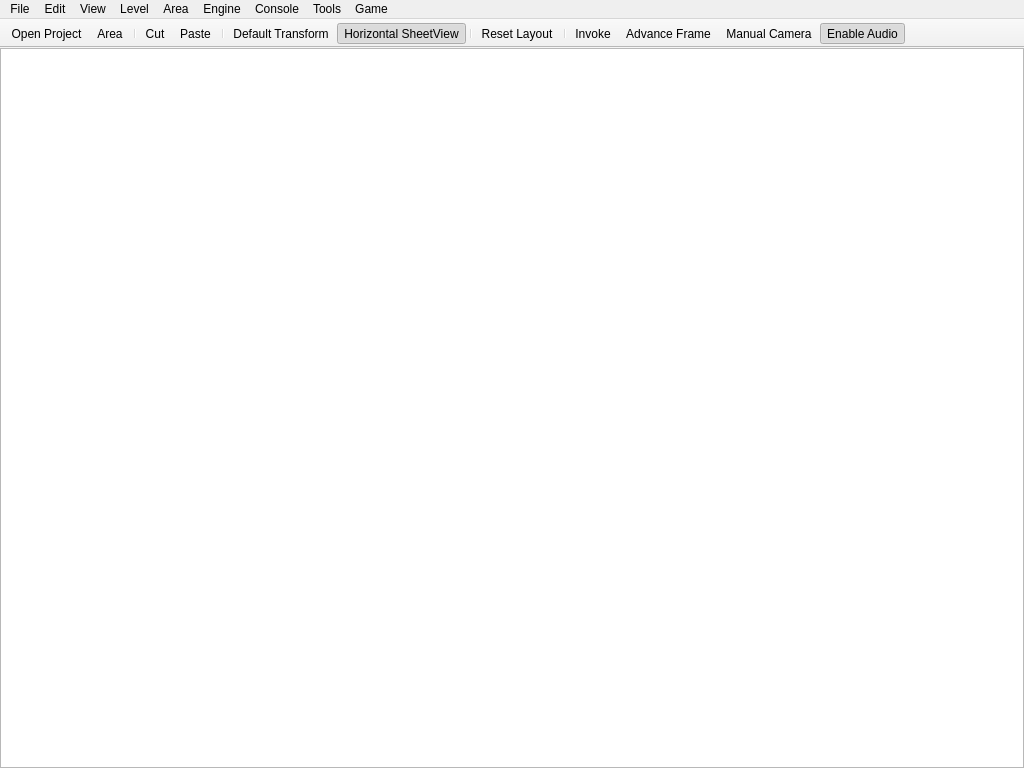
<?xml version="1.0" encoding="UTF-8"?>
<ui version="4.0">
 <class>ESToolkit</class>
 <widget class="QMainWindow" name="ESToolkit">
  <property name="geometry">
   <rect>
    <x>0</x>
    <y>0</y>
    <width>1024</width>
    <height>768</height>
   </rect>
  </property>
  <property name="minimumSize">
   <size>
    <width>5</width>
    <height>0</height>
   </size>
  </property>
  <property name="focusPolicy">
   <enum>Qt::ClickFocus</enum>
  </property>
  <property name="windowTitle">
   <string>overwritten programmatically</string>
  </property>
  <property name="windowIcon">
   <iconset resource="../../resource/resource.qrc">
    <normaloff>:/estk/images/estk.ico</normaloff>:/estk/images/estk.ico</iconset>
  </property>
  <property name="accessibleName">
   <string>ESToolkit</string>
  </property>
  <property name="toolButtonStyle">
   <enum>Qt::ToolButtonFollowStyle</enum>
  </property>
  <property name="animated">
   <bool>false</bool>
  </property>
  <property name="tabShape">
   <enum>QTabWidget::Rounded</enum>
  </property>
  <property name="dockNestingEnabled">
   <bool>true</bool>
  </property>
  <property name="unifiedTitleAndToolBarOnMac">
   <bool>false</bool>
  </property>
  <widget class="QWidget" name="centralWidget">
   <property name="sizePolicy">
    <sizepolicy hsizetype="Expanding" vsizetype="Expanding">
     <horstretch>0</horstretch>
     <verstretch>0</verstretch>
    </sizepolicy>
   </property>
   <layout class="QGridLayout" name="gridLayout">
    <property name="leftMargin">
     <number>0</number>
    </property>
    <property name="topMargin">
     <number>0</number>
    </property>
    <property name="rightMargin">
     <number>0</number>
    </property>
    <property name="bottomMargin">
     <number>0</number>
    </property>
    <property name="spacing">
     <number>0</number>
    </property>
    <item row="1" column="0">
     <widget class="MapView" name="mapView">
      <property name="focusPolicy">
       <enum>Qt::ClickFocus</enum>
      </property>
      <property name="toolTipDuration">
       <number>2</number>
      </property>
      <property name="alignment">
       <set>Qt::AlignHCenter|Qt::AlignTop</set>
      </property>
      <property name="transformationAnchor">
       <enum>QGraphicsView::AnchorUnderMouse</enum>
      </property>
      <property name="viewportUpdateMode">
       <enum>QGraphicsView::SmartViewportUpdate</enum>
      </property>
     </widget>
    </item>
   </layout>
  </widget>
  <widget class="QMenuBar" name="menuBar">
   <property name="geometry">
    <rect>
     <x>0</x>
     <y>0</y>
     <width>1024</width>
     <height>22</height>
    </rect>
   </property>
   <widget class="QMenu" name="menuFile">
    <property name="enabled">
     <bool>true</bool>
    </property>
    <property name="title">
     <string>File</string>
    </property>
    <widget class="QMenu" name="menuOpen">
     <property name="title">
      <string>Open</string>
     </property>
     <addaction name="actionFileOpenProject"/>
     <addaction name="actionPrevious_Project"/>
    </widget>
    <widget class="QMenu" name="menuSave">
     <property name="title">
      <string>Save</string>
     </property>
     <addaction name="actionFileSaveCurrentArea"/>
    </widget>
    <widget class="QMenu" name="menuClose">
     <property name="title">
      <string>Close</string>
     </property>
     <addaction name="actionFileCloseProject"/>
    </widget>
    <widget class="QMenu" name="menuNew">
     <property name="title">
      <string>New</string>
     </property>
     <addaction name="actionFileNewLevel"/>
     <addaction name="actionFileNewArea"/>
    </widget>
    <widget class="QMenu" name="menuReload">
     <property name="focusPolicy">
      <enum>Qt::StrongFocus</enum>
     </property>
     <property name="title">
      <string>Reload</string>
     </property>
     <addaction name="actionReloadProject"/>
    </widget>
    <addaction name="menuNew"/>
    <addaction name="separator"/>
    <addaction name="menuOpen"/>
    <addaction name="menuClose"/>
    <addaction name="menuReload"/>
    <addaction name="separator"/>
    <addaction name="menuSave"/>
    <addaction name="separator"/>
    <addaction name="actionFileQuit"/>
   </widget>
   <widget class="QMenu" name="menuView">
    <property name="title">
     <string>View</string>
    </property>
    <widget class="QMenu" name="menuResolution">
     <property name="title">
      <string>Resolution</string>
     </property>
     <addaction name="action480p"/>
     <addaction name="action720p"/>
     <addaction name="actionDynamic"/>
    </widget>
    <widget class="QMenu" name="menuSheet_Texture">
     <property name="title">
      <string>Main Texture</string>
     </property>
     <addaction name="actionTilesheet"/>
     <addaction name="actionNormalsheet"/>
     <addaction name="actionSpecularsheet"/>
    </widget>
    <widget class="QMenu" name="menuActive_Textures">
     <property name="title">
      <string>Enable Textures</string>
     </property>
     <addaction name="actionTile_Map"/>
     <addaction name="actionNormal_Map"/>
     <addaction name="actionSpecular_Map"/>
    </widget>
    <widget class="QMenu" name="menuDynamic_Lighting">
     <property name="title">
      <string>Dynamic Lighting</string>
     </property>
     <addaction name="actionLights"/>
     <addaction name="actionShadows"/>
     <addaction name="actionBloom"/>
    </widget>
    <addaction name="actionAsset_View"/>
    <addaction name="actionSheet_View"/>
    <addaction name="actionLayer_View"/>
    <addaction name="actionSelection_View"/>
    <addaction name="actionEntity_View"/>
    <addaction name="actionCamera_View"/>
    <addaction name="actionHistory_View"/>
    <addaction name="actionVMU_View"/>
    <addaction name="separator"/>
    <addaction name="actionReset_Layout"/>
    <addaction name="separator"/>
    <addaction name="actionMap_Background"/>
    <addaction name="menuResolution"/>
    <addaction name="menuSheet_Texture"/>
    <addaction name="menuActive_Textures"/>
    <addaction name="actionHidden_Entities"/>
    <addaction name="actionHidden_Levels"/>
    <addaction name="separator"/>
    <addaction name="menuDynamic_Lighting"/>
    <addaction name="separator"/>
    <addaction name="actionToggle_Fullscreen"/>
   </widget>
   <widget class="QMenu" name="menuLevel">
    <property name="enabled">
     <bool>true</bool>
    </property>
    <property name="title">
     <string>Level</string>
    </property>
    <widget class="QMenu" name="menuNormal_Maps">
     <property name="title">
      <string>Normal Maps</string>
     </property>
     <addaction name="actionScatter"/>
     <addaction name="actionGather"/>
    </widget>
    <widget class="QMenu" name="menuSpecular_Maps">
     <property name="title">
      <string>Specular Maps</string>
     </property>
     <addaction name="actionScatter_2"/>
     <addaction name="actionGather_2"/>
    </widget>
    <addaction name="actionReload_2"/>
    <addaction name="actionLevelRemove"/>
    <addaction name="actionLevelReloadSheets"/>
    <addaction name="menuNormal_Maps"/>
    <addaction name="menuSpecular_Maps"/>
    <addaction name="separator"/>
   </widget>
   <widget class="QMenu" name="menuArea">
    <property name="title">
     <string>Area</string>
    </property>
    <addaction name="actionAreaAddEntity"/>
    <addaction name="actionReload"/>
    <addaction name="actionAreaRemove"/>
    <addaction name="separator"/>
    <addaction name="actionScreenshot"/>
   </widget>
   <widget class="QMenu" name="menuEdit">
    <property name="enabled">
     <bool>true</bool>
    </property>
    <property name="title">
     <string>Edit</string>
    </property>
    <addaction name="actionUndo"/>
    <addaction name="actionRedo"/>
    <addaction name="actionCopy"/>
    <addaction name="actionSelect_All"/>
    <addaction name="actionDelete_Selection"/>
    <addaction name="separator"/>
    <addaction name="actionSelect_Eraser"/>
   </widget>
   <widget class="QMenu" name="menuEngine">
    <property name="title">
     <string>Engine</string>
    </property>
    <widget class="QMenu" name="menuSelect_Platform">
     <property name="title">
      <string>Select Platform</string>
     </property>
     <property name="toolTipsVisible">
      <bool>false</bool>
     </property>
     <addaction name="actionNix"/>
     <addaction name="actionWindows"/>
     <addaction name="actionMac_OS_X"/>
     <addaction name="actionDreamcast"/>
     <addaction name="actionIPhone_iPad"/>
     <addaction name="actionIOS_Simulator"/>
     <addaction name="actionAndroid_Device"/>
    </widget>
    <addaction name="actionInvoke"/>
    <addaction name="menuSelect_Platform"/>
    <addaction name="actionReload_Shaders"/>
    <addaction name="separator"/>
    <addaction name="actionEngine_Settings"/>
    <addaction name="actionInput_Device_Dump"/>
    <addaction name="actionTexture_Dump"/>
    <addaction name="actionAudio_Dump"/>
    <addaction name="actionLua_Manager_Dump"/>
    <addaction name="actionPerformance_Monitor_Dump"/>
    <addaction name="actionAdd_Player"/>
    <addaction name="actionRemove_Player"/>
    <addaction name="actionConnectEVMUTcp"/>
   </widget>
   <widget class="QMenu" name="menuConsole">
    <property name="title">
     <string>Console</string>
    </property>
    <addaction name="separator"/>
    <addaction name="actionClear"/>
    <addaction name="actionReset_Stack_Depth"/>
   </widget>
   <widget class="QMenu" name="menuTools">
    <property name="title">
     <string>Tools</string>
    </property>
    <addaction name="actionSheet_Manager"/>
    <addaction name="actionGitLab_Manager"/>
    <addaction name="actionPerformance_Monitor"/>
    <addaction name="actionDocumentation"/>
    <addaction name="actionGenerate_VMU_Icons"/>
   </widget>
   <widget class="QMenu" name="menuGame">
    <property name="title">
     <string>Game</string>
    </property>
    <widget class="QMenu" name="menuParty">
     <property name="title">
      <string>Party</string>
     </property>
     <addaction name="actionAdd"/>
     <addaction name="actionRemove"/>
    </widget>
    <addaction name="menuParty"/>
   </widget>
   <addaction name="menuFile"/>
   <addaction name="menuEdit"/>
   <addaction name="menuView"/>
   <addaction name="menuLevel"/>
   <addaction name="menuArea"/>
   <addaction name="menuEngine"/>
   <addaction name="menuConsole"/>
   <addaction name="menuTools"/>
   <addaction name="menuGame"/>
  </widget>
  <widget class="QToolBar" name="mainToolBar">
   <property name="windowTitle">
    <string>ToolBar</string>
   </property>
   <property name="movable">
    <bool>false</bool>
   </property>
   <property name="floatable">
    <bool>false</bool>
   </property>
   <attribute name="toolBarArea">
    <enum>TopToolBarArea</enum>
   </attribute>
   <attribute name="toolBarBreak">
    <bool>false</bool>
   </attribute>
   <addaction name="actionFileOpenProject"/>
   <addaction name="actionFileSaveCurrentArea"/>
   <addaction name="separator"/>
   <addaction name="actionCut"/>
   <addaction name="actionPaste"/>
   <addaction name="separator"/>
   <addaction name="actionDefault_Transform"/>
   <addaction name="actionHorizontal_SheetView"/>
   <addaction name="separator"/>
   <addaction name="actionReset_Layout"/>
   <addaction name="separator"/>
   <addaction name="actionInvoke"/>
   <addaction name="actionAdvance_Frame"/>
   <addaction name="actionManual_Camera"/>
   <addaction name="actionEnable_Audio"/>
  </widget>
  <action name="actionFileQuit">
   <property name="text">
    <string>Quit</string>
   </property>
   <property name="menuRole">
    <enum>QAction::NoRole</enum>
   </property>
  </action>
  <action name="actionLevelRemove">
   <property name="text">
    <string>Remove</string>
   </property>
   <property name="toolTip">
    <string>Remove Level</string>
   </property>
  </action>
  <action name="actionLevelReloadSheets">
   <property name="text">
    <string>Reload Sheets</string>
   </property>
  </action>
  <action name="actionAreaRemove">
   <property name="text">
    <string>Remove</string>
   </property>
   <property name="toolTip">
    <string>Remove Area</string>
   </property>
  </action>
  <action name="actionAreaAddEntity">
   <property name="text">
    <string>Add Entity</string>
   </property>
  </action>
  <action name="actionDebugViewLog">
   <property name="text">
    <string>View Log</string>
   </property>
   <property name="toolTip">
    <string>View Debug Log</string>
   </property>
   <property name="shortcut">
    <string>Ctrl+D</string>
   </property>
  </action>
  <action name="actionFileOpenProject">
   <property name="icon">
    <iconset resource="../../resource/resource.qrc">
     <normaloff>:/toolbar/images/openIcon.png</normaloff>
     <activeoff>:/toolbar/images/openIconColor.png</activeoff>:/toolbar/images/openIcon.png</iconset>
   </property>
   <property name="text">
    <string>Open Project...</string>
   </property>
   <property name="toolTip">
    <string>Load Project (CTL/CMD+L)</string>
   </property>
   <property name="shortcut">
    <string>Ctrl+L</string>
   </property>
   <property name="shortcutContext">
    <enum>Qt::WindowShortcut</enum>
   </property>
  </action>
  <action name="actionFileCloseProject">
   <property name="text">
    <string>Project</string>
   </property>
   <property name="toolTip">
    <string>Close Project</string>
   </property>
  </action>
  <action name="actionFileSaveCurrentProject">
   <property name="icon">
    <iconset resource="../../resource/resource.qrc">
     <normaloff>:/toolbar/images/saveIcon.png</normaloff>
     <activeoff>:/toolbar/images/saveIconColor.png</activeoff>:/toolbar/images/saveIcon.png</iconset>
   </property>
   <property name="text">
    <string>Project</string>
   </property>
   <property name="toolTip">
    <string>Save Project</string>
   </property>
  </action>
  <action name="actionFileSaveCurrentLevel">
   <property name="icon">
    <iconset resource="../../resource/resource.qrc">
     <normaloff>:/toolbar/images/saveIcon.png</normaloff>
     <activeoff>:/toolbar/images/saveIconColor.png</activeoff>:/toolbar/images/saveIcon.png</iconset>
   </property>
   <property name="text">
    <string>Level</string>
   </property>
   <property name="toolTip">
    <string>Save Level</string>
   </property>
  </action>
  <action name="actionFileSaveCurrentArea">
   <property name="icon">
    <iconset resource="../../resource/resource.qrc">
     <normaloff>:/toolbar/images/saveIcon.png</normaloff>
     <activeoff>:/toolbar/images/saveIconColor.png</activeoff>:/toolbar/images/saveIcon.png</iconset>
   </property>
   <property name="text">
    <string>Area</string>
   </property>
   <property name="toolTip">
    <string>Save Current Area (CTRL/CMD+S)</string>
   </property>
   <property name="shortcut">
    <string>Ctrl+S</string>
   </property>
  </action>
  <action name="actionEntityRemove">
   <property name="text">
    <string>Remove</string>
   </property>
   <property name="toolTip">
    <string>Remove Entity</string>
   </property>
  </action>
  <action name="actionEntityAttachAnimation">
   <property name="text">
    <string>Animation</string>
   </property>
   <property name="toolTip">
    <string>Attach Animation Component</string>
   </property>
  </action>
  <action name="actionEntityAttachCollidable">
   <property name="text">
    <string>Collidable</string>
   </property>
   <property name="toolTip">
    <string>Attach Collidable Component</string>
   </property>
  </action>
  <action name="actionEntityAttachWarp">
   <property name="text">
    <string>Warp</string>
   </property>
   <property name="toolTip">
    <string>Attach Warp Component</string>
   </property>
  </action>
  <action name="actionEntityAttachItem">
   <property name="text">
    <string>Item</string>
   </property>
   <property name="toolTip">
    <string>Attach Item Component</string>
   </property>
  </action>
  <action name="actionEntityAttachCharacter">
   <property name="text">
    <string>Character</string>
   </property>
   <property name="toolTip">
    <string>Attach Character Component</string>
   </property>
  </action>
  <action name="actionEntityAttachFriendly">
   <property name="text">
    <string>Friendly</string>
   </property>
   <property name="toolTip">
    <string>Attach Friendly Component</string>
   </property>
  </action>
  <action name="actionEntityAttachEnemy">
   <property name="text">
    <string>Enemy</string>
   </property>
   <property name="toolTip">
    <string>Attach Enemy Component</string>
   </property>
  </action>
  <action name="actionEntityRemoveAnimation">
   <property name="text">
    <string>Animation</string>
   </property>
   <property name="toolTip">
    <string>Remove Animation Component</string>
   </property>
  </action>
  <action name="actionEntityRemoveCollidable">
   <property name="text">
    <string>Collidable</string>
   </property>
   <property name="toolTip">
    <string>Remove Collidable Component</string>
   </property>
  </action>
  <action name="actionEntityRemoveWarp">
   <property name="text">
    <string>Warp</string>
   </property>
   <property name="toolTip">
    <string>Remove Warp Component</string>
   </property>
  </action>
  <action name="actionEntityRemoveItem">
   <property name="text">
    <string>Item</string>
   </property>
   <property name="toolTip">
    <string>Remove Item Component</string>
   </property>
  </action>
  <action name="actionEntityRemoveCharacter">
   <property name="text">
    <string>Character</string>
   </property>
   <property name="toolTip">
    <string>Remove Character Component</string>
   </property>
  </action>
  <action name="actionEntityRemoveFriendly">
   <property name="text">
    <string>Friendly</string>
   </property>
   <property name="toolTip">
    <string>Remove Friendly Component</string>
   </property>
  </action>
  <action name="actionEntityRemoveEnemy">
   <property name="text">
    <string>Enemy</string>
   </property>
   <property name="toolTip">
    <string>Remove Enemy Component</string>
   </property>
  </action>
  <action name="actionUndo">
   <property name="text">
    <string>Undo</string>
   </property>
   <property name="shortcut">
    <string>Ctrl+Z</string>
   </property>
  </action>
  <action name="actionRedo">
   <property name="text">
    <string>Redo</string>
   </property>
   <property name="shortcut">
    <string>Ctrl+Y</string>
   </property>
  </action>
  <action name="actionEntityAttachRenderable">
   <property name="text">
    <string>Renderable</string>
   </property>
   <property name="toolTip">
    <string>Attach Renderable Component</string>
   </property>
  </action>
  <action name="actionEntityRemoveRenderable">
   <property name="text">
    <string>Renderable</string>
   </property>
   <property name="toolTip">
    <string>Remove Renderable Component</string>
   </property>
  </action>
  <action name="actionFileNewLevel">
   <property name="text">
    <string>Level...</string>
   </property>
   <property name="toolTip">
    <string>New Level...</string>
   </property>
  </action>
  <action name="actionFileNewArea">
   <property name="text">
    <string>Area...</string>
   </property>
   <property name="toolTip">
    <string>New Area...</string>
   </property>
  </action>
  <action name="actionInvoke">
   <property name="checkable">
    <bool>true</bool>
   </property>
   <property name="icon">
    <iconset resource="../../resource/resource.qrc">
     <normaloff>:/toolbar/images/invokeIcon.png</normaloff>
     <normalon>:/toolbar/images/stopIcon.png</normalon>
     <activeoff>:/toolbar/images/invokeIconColor.png</activeoff>:/toolbar/images/invokeIcon.png</iconset>
   </property>
   <property name="text">
    <string>Invoke...</string>
   </property>
   <property name="toolTip">
    <string>Play/Stop Current Area (F5)</string>
   </property>
   <property name="shortcut">
    <string>F5</string>
   </property>
  </action>
  <action name="actionNix">
   <property name="checkable">
    <bool>true</bool>
   </property>
   <property name="icon">
    <iconset resource="../../resource/resource.qrc">
     <normaloff>:/toolbar/images/unixIcon.png</normaloff>:/toolbar/images/unixIcon.png</iconset>
   </property>
   <property name="text">
    <string>Nix</string>
   </property>
  </action>
  <action name="actionWindows">
   <property name="checkable">
    <bool>true</bool>
   </property>
   <property name="icon">
    <iconset resource="../../resource/resource.qrc">
     <normaloff>:/toolbar/images/windowsIcon.png</normaloff>:/toolbar/images/windowsIcon.png</iconset>
   </property>
   <property name="text">
    <string>Windows</string>
   </property>
  </action>
  <action name="actionMac_OS_X">
   <property name="checkable">
    <bool>true</bool>
   </property>
   <property name="icon">
    <iconset resource="../../resource/resource.qrc">
     <normaloff>:/toolbar/images/macIcon.png</normaloff>:/toolbar/images/macIcon.png</iconset>
   </property>
   <property name="text">
    <string>Mac OS X</string>
   </property>
  </action>
  <action name="actionDreamcast">
   <property name="checkable">
    <bool>true</bool>
   </property>
   <property name="icon">
    <iconset resource="../../resource/resource.qrc">
     <normaloff>:/toolbar/images/dreamcastIcon.png</normaloff>:/toolbar/images/dreamcastIcon.png</iconset>
   </property>
   <property name="text">
    <string>Dreamcast</string>
   </property>
  </action>
  <action name="actionIPhone_iPad">
   <property name="checkable">
    <bool>true</bool>
   </property>
   <property name="icon">
    <iconset resource="../../resource/resource.qrc">
     <normaloff>:/toolbar/images/ios_logo.png</normaloff>:/toolbar/images/ios_logo.png</iconset>
   </property>
   <property name="text">
    <string>iPhone/iPad Device</string>
   </property>
  </action>
  <action name="actionPan">
   <property name="checkable">
    <bool>true</bool>
   </property>
   <property name="icon">
    <iconset resource="../../resource/resource.qrc">
     <normaloff>:/toolbar/images/panIcon.png</normaloff>
     <activeoff>:/toolbar/images/panIconColor.png</activeoff>:/toolbar/images/panIcon.png</iconset>
   </property>
   <property name="text">
    <string>Pan</string>
   </property>
   <property name="toolTip">
    <string>Pan</string>
   </property>
   <property name="shortcut">
    <string>P</string>
   </property>
  </action>
  <action name="actionZoom">
   <property name="checkable">
    <bool>true</bool>
   </property>
   <property name="icon">
    <iconset resource="../../resource/resource.qrc">
     <normaloff>:/toolbar/images/zoomIcon.png</normaloff>
     <activeoff>:/toolbar/images/zoomIconColor.png</activeoff>:/toolbar/images/zoomIcon.png</iconset>
   </property>
   <property name="text">
    <string>Zoom</string>
   </property>
   <property name="toolTip">
    <string>Zoom</string>
   </property>
   <property name="shortcut">
    <string>Z</string>
   </property>
  </action>
  <action name="actionEnable_OpenGL">
   <property name="checkable">
    <bool>true</bool>
   </property>
   <property name="icon">
    <iconset resource="../../resource/resource.qrc">
     <normaloff>:/toolbar/images/openGLIcon.png</normaloff>
     <activeoff>:/toolbar/images/openGLIconColor.png</activeoff>:/toolbar/images/openGLIcon.png</iconset>
   </property>
   <property name="text">
    <string>Enable OpenGL</string>
   </property>
   <property name="toolTip">
    <string>Enable OpenGL</string>
   </property>
  </action>
  <action name="actionReset_Layout">
   <property name="icon">
    <iconset resource="../../resource/resource.qrc">
     <normaloff>:/toolbar/images/resetLayoutIcon.png</normaloff>
     <activeoff>:/toolbar/images/resetLayoutIconColor.png</activeoff>:/toolbar/images/resetLayoutIcon.png</iconset>
   </property>
   <property name="text">
    <string>Reset Layout</string>
   </property>
   <property name="toolTip">
    <string>Reset Widget Layout (CTRL/CMD+W)</string>
   </property>
   <property name="shortcut">
    <string>Ctrl+W</string>
   </property>
  </action>
  <action name="actionSelect">
   <property name="checkable">
    <bool>true</bool>
   </property>
   <property name="icon">
    <iconset resource="../../resource/resource.qrc">
     <normaloff>:/toolbar/images/selectIcon.png</normaloff>
     <activeoff>:/toolbar/images/selectIconColor.png</activeoff>:/toolbar/images/selectIcon.png</iconset>
   </property>
   <property name="text">
    <string>Select</string>
   </property>
   <property name="toolTip">
    <string>Select</string>
   </property>
   <property name="shortcut">
    <string>S</string>
   </property>
  </action>
  <action name="actionAsset_View">
   <property name="checkable">
    <bool>true</bool>
   </property>
   <property name="text">
    <string>Asset View</string>
   </property>
   <property name="toolTip">
    <string>Asset View</string>
   </property>
  </action>
  <action name="actionEntity_View">
   <property name="checkable">
    <bool>true</bool>
   </property>
   <property name="text">
    <string>Entity View</string>
   </property>
   <property name="toolTip">
    <string>Entity View</string>
   </property>
  </action>
  <action name="actionLayer_View">
   <property name="checkable">
    <bool>true</bool>
   </property>
   <property name="text">
    <string>Layer View</string>
   </property>
   <property name="toolTip">
    <string>Layer View</string>
   </property>
  </action>
  <action name="actionSelection_View">
   <property name="checkable">
    <bool>true</bool>
   </property>
   <property name="text">
    <string>Selection View</string>
   </property>
   <property name="toolTip">
    <string>Selection View</string>
   </property>
  </action>
  <action name="actionSheet_View">
   <property name="checkable">
    <bool>true</bool>
   </property>
   <property name="text">
    <string>Sheet View</string>
   </property>
   <property name="toolTip">
    <string>Sheet View</string>
   </property>
   <property name="shortcut">
    <string>Space</string>
   </property>
  </action>
  <action name="actionHistory_View">
   <property name="checkable">
    <bool>true</bool>
   </property>
   <property name="text">
    <string>History View</string>
   </property>
  </action>
  <action name="actionCut">
   <property name="icon">
    <iconset resource="../../resource/resource.qrc">
     <normaloff>:/toolbar/images/cutIcon.png</normaloff>
     <activeoff>:/toolbar/images/cutIconColor.png</activeoff>:/toolbar/images/cutIcon.png</iconset>
   </property>
   <property name="text">
    <string>Cut</string>
   </property>
   <property name="toolTip">
    <string>Cut Selection (CTRL/CMD+X)</string>
   </property>
   <property name="shortcut">
    <string>Ctrl+X</string>
   </property>
  </action>
  <action name="actionPaste">
   <property name="icon">
    <iconset resource="../../resource/resource.qrc">
     <normaloff>:/toolbar/images/pasteIcon.png</normaloff>
     <activeoff>:/toolbar/images/pasteIconColor.png</activeoff>:/toolbar/images/pasteIcon.png</iconset>
   </property>
   <property name="text">
    <string>Paste</string>
   </property>
   <property name="toolTip">
    <string>Paste Selection (CTRL/CMD+V)</string>
   </property>
   <property name="shortcut">
    <string>Ctrl+V</string>
   </property>
  </action>
  <action name="actionDefault_Transform">
   <property name="icon">
    <iconset resource="../../resource/resource.qrc">
     <normaloff>:/toolbar/images/default-transform.png</normaloff>
     <activeoff>:/toolbar/images/default-transform-color.png</activeoff>:/toolbar/images/default-transform.png</iconset>
   </property>
   <property name="text">
    <string>Default Transform</string>
   </property>
   <property name="toolTip">
    <string>Reset Camera Transform (CTRL/CMD+T)</string>
   </property>
   <property name="shortcut">
    <string>Ctrl+T</string>
   </property>
  </action>
  <action name="actionToggle_AutoScroll">
   <property name="checkable">
    <bool>true</bool>
   </property>
   <property name="checked">
    <bool>true</bool>
   </property>
   <property name="icon">
    <iconset resource="../../resource/resource.qrc">
     <normaloff>:/toolbar/images/toggle-autoscroll.png</normaloff>
     <activeoff>:/toolbar/images/toggle-autoscroll-color.png</activeoff>:/toolbar/images/toggle-autoscroll.png</iconset>
   </property>
   <property name="text">
    <string>Enable AutoScroll</string>
   </property>
   <property name="toolTip">
    <string>Enable/Disable AutoScroll</string>
   </property>
  </action>
  <action name="actionActionSecret">
   <property name="icon">
    <iconset resource="../../resource/resource.qrc">
     <normaloff>:/toolbar/images/sheet-manager.png</normaloff>
     <activeoff>:/toolbar/images/sheet-manager-color.png</activeoff>:/toolbar/images/sheet-manager.png</iconset>
   </property>
   <property name="text">
    <string>Sheet Manager...</string>
   </property>
   <property name="toolTip">
    <string>Launch Sheet Manager (CTRL/CMD+G)</string>
   </property>
   <property name="shortcut">
    <string>Ctrl+G</string>
   </property>
  </action>
  <action name="actionEngine_Settings">
   <property name="text">
    <string>Tools Settings</string>
   </property>
  </action>
  <action name="actionToggle_SheetView_Solidity">
   <property name="checkable">
    <bool>true</bool>
   </property>
   <property name="text">
    <string>Sheet View Solidity</string>
   </property>
  </action>
  <action name="actionMap_View_Solidity">
   <property name="checkable">
    <bool>true</bool>
   </property>
   <property name="text">
    <string>Map View Solidity</string>
   </property>
  </action>
  <action name="actionIndeces">
   <property name="checkable">
    <bool>true</bool>
   </property>
   <property name="text">
    <string>Index</string>
   </property>
  </action>
  <action name="actionFlip_Rotation">
   <property name="checkable">
    <bool>true</bool>
   </property>
   <property name="text">
    <string>Orientation</string>
   </property>
  </action>
  <action name="actionComing_Soon">
   <property name="enabled">
    <bool>true</bool>
   </property>
   <property name="text">
    <string>Solidity</string>
   </property>
  </action>
  <action name="actionElevation_2">
   <property name="text">
    <string>Elevation.</string>
   </property>
  </action>
  <action name="actionComing_Soon_2">
   <property name="enabled">
    <bool>false</bool>
   </property>
   <property name="text">
    <string>Coming Soon...</string>
   </property>
  </action>
  <action name="actionElevation">
   <property name="checkable">
    <bool>true</bool>
   </property>
   <property name="text">
    <string>Elevation</string>
   </property>
  </action>
  <action name="actionSolidity">
   <property name="checkable">
    <bool>true</bool>
   </property>
   <property name="text">
    <string>Solidity</string>
   </property>
  </action>
  <action name="actionZ_Transitional">
   <property name="checkable">
    <bool>true</bool>
   </property>
   <property name="text">
    <string>Z Transitional</string>
   </property>
  </action>
  <action name="actionHorizontal_SheetView">
   <property name="checkable">
    <bool>true</bool>
   </property>
   <property name="checked">
    <bool>true</bool>
   </property>
   <property name="icon">
    <iconset resource="../../resource/resource.qrc">
     <normaloff>:/toolbar/images/sheet-view-ratio.png</normaloff>
     <activeoff>:/toolbar/images/sheet-view-ratio-color.png</activeoff>:/toolbar/images/sheet-view-ratio.png</iconset>
   </property>
   <property name="text">
    <string>Horizontal SheetView</string>
   </property>
   <property name="toolTip">
    <string>Flip Sheet Orientation (CTRL/CMD+F)</string>
   </property>
   <property name="shortcut">
    <string>Ctrl+F</string>
   </property>
  </action>
  <action name="actionScreenshot">
   <property name="text">
    <string>Dump to PNG</string>
   </property>
  </action>
  <action name="actionScatter">
   <property name="text">
    <string>Scatter</string>
   </property>
  </action>
  <action name="actionGather">
   <property name="text">
    <string>Gather</string>
   </property>
  </action>
  <action name="actionScatter_2">
   <property name="text">
    <string>Scatter</string>
   </property>
  </action>
  <action name="actionGather_2">
   <property name="text">
    <string>Gather</string>
   </property>
  </action>
  <action name="actionPrevious_Project">
   <property name="text">
    <string>Previous Project</string>
   </property>
   <property name="shortcut">
    <string>Ctrl+O</string>
   </property>
   <property name="shortcutContext">
    <enum>Qt::WindowShortcut</enum>
   </property>
  </action>
  <action name="actionAdvance_Frame">
   <property name="icon">
    <iconset resource="../../resource/resource.qrc">
     <normaloff>:/toolbar/images/advanceFrameIcon.png</normaloff>:/toolbar/images/advanceFrameIcon.png</iconset>
   </property>
   <property name="text">
    <string>Advance Frame</string>
   </property>
   <property name="toolTip">
    <string>Advance Engine Playback by Single Frame</string>
   </property>
   <property name="shortcut">
    <string>F4</string>
   </property>
  </action>
  <action name="actionClear">
   <property name="text">
    <string>Clear</string>
   </property>
  </action>
  <action name="actionMap_Background">
   <property name="checkable">
    <bool>true</bool>
   </property>
   <property name="text">
    <string>Map Background</string>
   </property>
  </action>
  <action name="action480p">
   <property name="checkable">
    <bool>true</bool>
   </property>
   <property name="text">
    <string>480p</string>
   </property>
  </action>
  <action name="action720p">
   <property name="checkable">
    <bool>true</bool>
   </property>
   <property name="text">
    <string>720p</string>
   </property>
  </action>
  <action name="actionDynamic">
   <property name="checkable">
    <bool>true</bool>
   </property>
   <property name="text">
    <string>Dynamic</string>
   </property>
  </action>
  <action name="actionReload_Shaders">
   <property name="text">
    <string>Reload Shaders</string>
   </property>
  </action>
  <action name="actionTilesheet">
   <property name="checkable">
    <bool>true</bool>
   </property>
   <property name="checked">
    <bool>true</bool>
   </property>
   <property name="enabled">
    <bool>false</bool>
   </property>
   <property name="text">
    <string>Texture Map</string>
   </property>
  </action>
  <action name="actionNormalsheet">
   <property name="checkable">
    <bool>true</bool>
   </property>
   <property name="text">
    <string>Normal Map</string>
   </property>
  </action>
  <action name="actionSpecularsheet">
   <property name="checkable">
    <bool>true</bool>
   </property>
   <property name="text">
    <string>Specular Map</string>
   </property>
  </action>
  <action name="actionTile_Map">
   <property name="checkable">
    <bool>true</bool>
   </property>
   <property name="checked">
    <bool>true</bool>
   </property>
   <property name="text">
    <string>Texture Map</string>
   </property>
  </action>
  <action name="actionNormal_Map">
   <property name="checkable">
    <bool>true</bool>
   </property>
   <property name="checked">
    <bool>true</bool>
   </property>
   <property name="text">
    <string>Normal Map</string>
   </property>
  </action>
  <action name="actionSpecular_Map">
   <property name="checkable">
    <bool>true</bool>
   </property>
   <property name="checked">
    <bool>true</bool>
   </property>
   <property name="text">
    <string>Specular Map</string>
   </property>
  </action>
  <action name="actionHidden_Entities">
   <property name="checkable">
    <bool>true</bool>
   </property>
   <property name="text">
    <string>Hidden Entities</string>
   </property>
  </action>
  <action name="actionReload">
   <property name="text">
    <string>Reload</string>
   </property>
  </action>
  <action name="actionReload_2">
   <property name="text">
    <string>Reload</string>
   </property>
  </action>
  <action name="actionShadows">
   <property name="checkable">
    <bool>true</bool>
   </property>
   <property name="checked">
    <bool>true</bool>
   </property>
   <property name="text">
    <string>Shadows</string>
   </property>
  </action>
  <action name="actionLights">
   <property name="checkable">
    <bool>true</bool>
   </property>
   <property name="checked">
    <bool>true</bool>
   </property>
   <property name="text">
    <string>Lights</string>
   </property>
  </action>
  <action name="actionManual_Camera">
   <property name="checkable">
    <bool>true</bool>
   </property>
   <property name="icon">
    <iconset resource="../../resource/resource.qrc">
     <normaloff>:/toolbar/images/camera.png</normaloff>:/toolbar/images/camera.png</iconset>
   </property>
   <property name="text">
    <string>Manual Camera</string>
   </property>
   <property name="toolTip">
    <string>Manual Camera Control (CTRL/CMD+M)</string>
   </property>
   <property name="shortcut">
    <string>Ctrl+M</string>
   </property>
  </action>
  <action name="actionEnable_Audio">
   <property name="checkable">
    <bool>true</bool>
   </property>
   <property name="checked">
    <bool>true</bool>
   </property>
   <property name="icon">
    <iconset>
     <normalon>:/toolbar/images/audio.png</normalon>
    </iconset>
   </property>
   <property name="text">
    <string>Enable Audio</string>
   </property>
   <property name="toolTip">
    <string>Enable/Disable Audio (CTRL/CMD+A)</string>
   </property>
   <property name="shortcut">
    <string>Ctrl+A</string>
   </property>
  </action>
  <action name="actionReloadProject">
   <property name="text">
    <string>Project</string>
   </property>
   <property name="shortcut">
    <string>Ctrl+R</string>
   </property>
  </action>
  <action name="actionDocumentation">
   <property name="text">
    <string>User Manual</string>
   </property>
  </action>
  <action name="actionGitLab_Manager">
   <property name="text">
    <string>GitLab Manager</string>
   </property>
  </action>
  <action name="actionSheet_Manager">
   <property name="text">
    <string>Sheet Manager</string>
   </property>
  </action>
  <action name="actionPerformance_Monitor">
   <property name="text">
    <string>Performance Monitor</string>
   </property>
  </action>
  <action name="actionLibGyroVerbose">
   <property name="checkable">
    <bool>true</bool>
   </property>
   <property name="checked">
    <bool>false</bool>
   </property>
   <property name="text">
    <string>Verbose</string>
   </property>
  </action>
  <action name="actionLibGyroWarning">
   <property name="checkable">
    <bool>true</bool>
   </property>
   <property name="checked">
    <bool>false</bool>
   </property>
   <property name="text">
    <string>Warning</string>
   </property>
  </action>
  <action name="actionLibGyroError">
   <property name="checkable">
    <bool>true</bool>
   </property>
   <property name="checked">
    <bool>false</bool>
   </property>
   <property name="text">
    <string>Error</string>
   </property>
  </action>
  <action name="actionEngineVerbose">
   <property name="checkable">
    <bool>true</bool>
   </property>
   <property name="text">
    <string>Verbose</string>
   </property>
  </action>
  <action name="actionEngineWarning">
   <property name="checkable">
    <bool>true</bool>
   </property>
   <property name="text">
    <string>Warning</string>
   </property>
  </action>
  <action name="actionEngineError">
   <property name="checkable">
    <bool>true</bool>
   </property>
   <property name="text">
    <string>Error</string>
   </property>
  </action>
  <action name="actionToolkitVerbose">
   <property name="checkable">
    <bool>true</bool>
   </property>
   <property name="text">
    <string>Verbose</string>
   </property>
  </action>
  <action name="actionToolkitWarning">
   <property name="checkable">
    <bool>true</bool>
   </property>
   <property name="text">
    <string>Warning</string>
   </property>
  </action>
  <action name="actionToolkitError">
   <property name="checkable">
    <bool>true</bool>
   </property>
   <property name="text">
    <string>Error</string>
   </property>
  </action>
  <action name="actionQtVerbose">
   <property name="checkable">
    <bool>true</bool>
   </property>
   <property name="text">
    <string>Verbose</string>
   </property>
  </action>
  <action name="actionQtWarning">
   <property name="checkable">
    <bool>true</bool>
   </property>
   <property name="text">
    <string>Warning</string>
   </property>
  </action>
  <action name="actionQtError">
   <property name="checkable">
    <bool>true</bool>
   </property>
   <property name="text">
    <string>Error</string>
   </property>
  </action>
  <action name="actionOpenGLVerbose">
   <property name="checkable">
    <bool>true</bool>
   </property>
   <property name="text">
    <string>Verbose</string>
   </property>
  </action>
  <action name="actionOpenGLWarning">
   <property name="checkable">
    <bool>true</bool>
   </property>
   <property name="text">
    <string>Warning</string>
   </property>
  </action>
  <action name="actionOpenGLError">
   <property name="checkable">
    <bool>true</bool>
   </property>
   <property name="text">
    <string>Error</string>
   </property>
  </action>
  <action name="actionLuaVerbose">
   <property name="checkable">
    <bool>true</bool>
   </property>
   <property name="text">
    <string>Verbose</string>
   </property>
  </action>
  <action name="actionLuaWarning">
   <property name="checkable">
    <bool>true</bool>
   </property>
   <property name="text">
    <string>Warning</string>
   </property>
  </action>
  <action name="actionLuaError">
   <property name="checkable">
    <bool>true</bool>
   </property>
   <property name="text">
    <string>Error</string>
   </property>
  </action>
  <action name="actionCommandsVerbose">
   <property name="checkable">
    <bool>true</bool>
   </property>
   <property name="text">
    <string>Verbose</string>
   </property>
  </action>
  <action name="actionCommandsWarning">
   <property name="checkable">
    <bool>true</bool>
   </property>
   <property name="text">
    <string>Warning</string>
   </property>
  </action>
  <action name="actionCommandsError">
   <property name="checkable">
    <bool>true</bool>
   </property>
   <property name="text">
    <string>Error</string>
   </property>
  </action>
  <action name="actionReset_Stack_Depth">
   <property name="text">
    <string>Reset Stack Depth</string>
   </property>
  </action>
  <action name="actionCopy">
   <property name="text">
    <string>Copy</string>
   </property>
   <property name="shortcut">
    <string>Ctrl+C</string>
   </property>
   <property name="shortcutContext">
    <enum>Qt::WindowShortcut</enum>
   </property>
  </action>
  <action name="actionHidden_Levels">
   <property name="checkable">
    <bool>true</bool>
   </property>
   <property name="text">
    <string>Hidden Levels</string>
   </property>
  </action>
  <action name="actionIOS_Simulator">
   <property name="checkable">
    <bool>true</bool>
   </property>
   <property name="icon">
    <iconset resource="../../resource/resource.qrc">
     <normaloff>:/toolbar/images/ios_sim.png</normaloff>:/toolbar/images/ios_sim.png</iconset>
   </property>
   <property name="text">
    <string>iOS Simulator</string>
   </property>
   <property name="toolTip">
    <string>Launch Engine on iOS Simualtor</string>
   </property>
  </action>
  <action name="actionAndroid_Device">
   <property name="checkable">
    <bool>true</bool>
   </property>
   <property name="icon">
    <iconset resource="../../resource/resource.qrc">
     <normaloff>:/toolbar/images/droid_logo.png</normaloff>:/toolbar/images/droid_logo.png</iconset>
   </property>
   <property name="text">
    <string>Android Device</string>
   </property>
   <property name="toolTip">
    <string>Send Toolkit to Android Device</string>
   </property>
  </action>
  <action name="actionCamera_View">
   <property name="checkable">
    <bool>true</bool>
   </property>
   <property name="text">
    <string>Camera View</string>
   </property>
   <property name="toolTip">
    <string>Toggle Camera View</string>
   </property>
  </action>
  <action name="actionInput_Device_Dump">
   <property name="text">
    <string>Input Device Dump</string>
   </property>
  </action>
  <action name="actionTexture_Dump">
   <property name="text">
    <string>Texture Dump</string>
   </property>
  </action>
  <action name="actionAudio_Dump">
   <property name="text">
    <string>Audio Dump</string>
   </property>
  </action>
  <action name="actionAdd_Player">
   <property name="text">
    <string>Add Party Member</string>
   </property>
  </action>
  <action name="actionRemove_Player">
   <property name="text">
    <string>Remove Party Member</string>
   </property>
  </action>
  <action name="actionLua_Manager_Dump">
   <property name="text">
    <string>Lua Manager Dump</string>
   </property>
  </action>
  <action name="actionBloom">
   <property name="checkable">
    <bool>true</bool>
   </property>
   <property name="checked">
    <bool>false</bool>
   </property>
   <property name="text">
    <string>Bloom</string>
   </property>
  </action>
  <action name="actionToggle_Fullscreen">
   <property name="checkable">
    <bool>true</bool>
   </property>
   <property name="text">
    <string>Toggle Fullscreen</string>
   </property>
  </action>
  <action name="actionSelect_All">
   <property name="text">
    <string>Select All</string>
   </property>
   <property name="shortcut">
    <string>Ctrl+A</string>
   </property>
  </action>
  <action name="actionSelect_Eraser">
   <property name="text">
    <string>Select Eraser</string>
   </property>
   <property name="shortcut">
    <string>Ctrl+E</string>
   </property>
  </action>
  <action name="actionDelete_Selection">
   <property name="text">
    <string>Delete Selection</string>
   </property>
   <property name="shortcut">
    <string>Del</string>
   </property>
  </action>
  <action name="actionAdd">
   <property name="text">
    <string>Add</string>
   </property>
  </action>
  <action name="actionRemove">
   <property name="text">
    <string>Remove</string>
   </property>
  </action>
  <action name="actionPerformance_Monitor_Dump">
   <property name="text">
    <string>Performance Monitor Dump</string>
   </property>
  </action>
  <action name="actionVMU_View">
   <property name="checkable">
    <bool>true</bool>
   </property>
   <property name="text">
    <string>VMU View</string>
   </property>
  </action>
  <action name="actionConnectEVMUTcp">
   <property name="checkable">
    <bool>true</bool>
   </property>
   <property name="text">
    <string>Connect to EVMU</string>
   </property>
  </action>
  <action name="actionGenerate_VMU_Icons">
   <property name="text">
    <string>Generate VMU Icons</string>
   </property>
  </action>
 </widget>
 <layoutdefault spacing="6" margin="11"/>
 <customwidgets>
  <customwidget>
   <class>MapView</class>
   <extends>QGraphicsView</extends>
   <header>ESToolkit/ui/widget/tk_map_view.h</header>
  </customwidget>
 </customwidgets>
 <resources>
  <include location="../../resource/resource.qrc"/>
 </resources>
 <connections/>
 <slots>
  <slot>newProject()</slot>
 </slots>
</ui>
